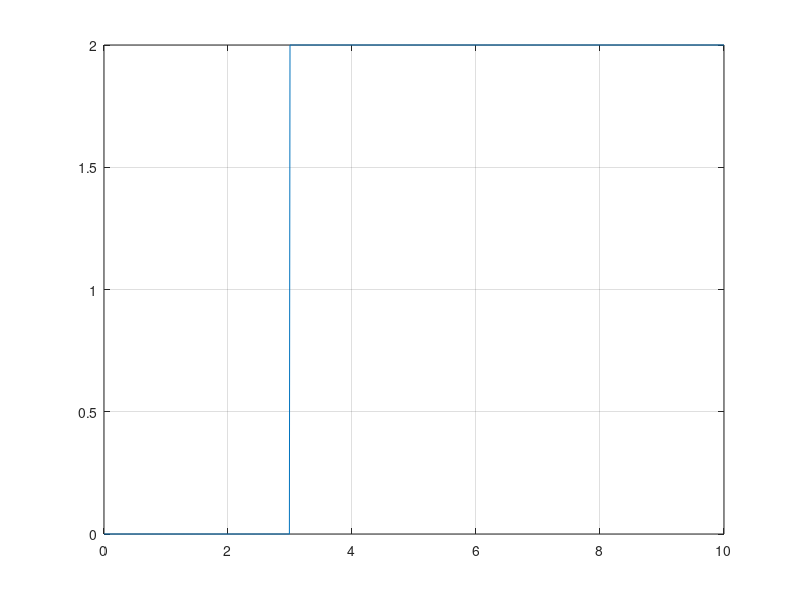

Recreate this plot in MATLAB.
clear all;
clear all;
clc;

theta_T=3;
a=2;
n=1;

for t=0:0.01:10
    if(t<theta_T)
        y(n)=0;
    else
        y(n)=2;
    end

    t_array(n)=t;
    n=n+1;
end

plot(t_array,y); grid on;